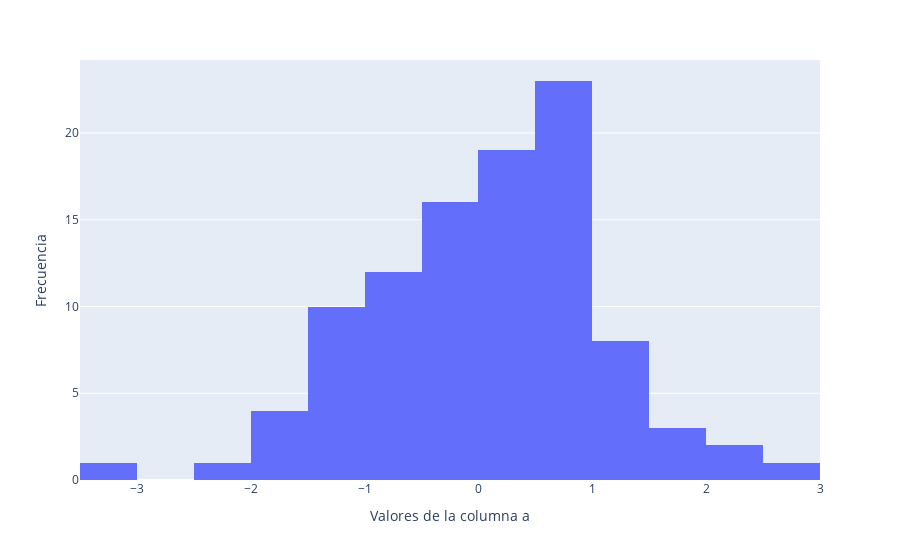
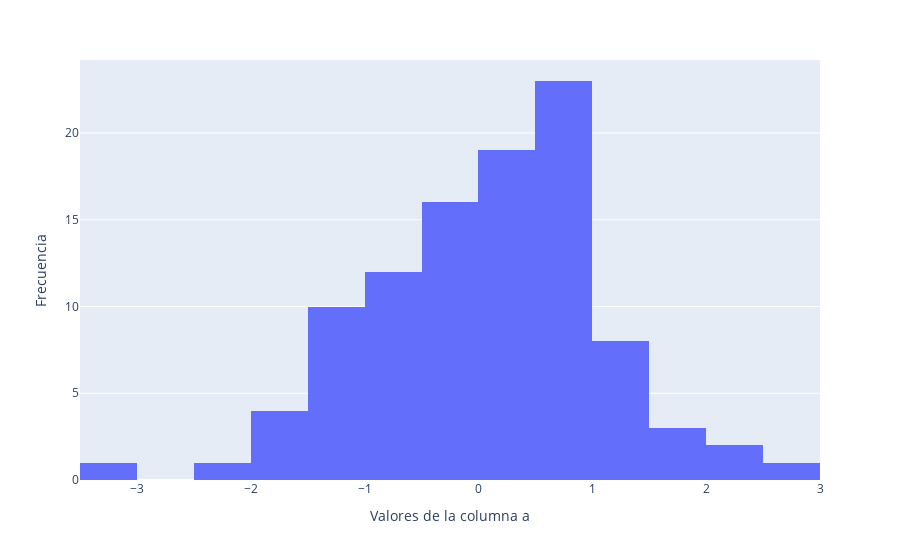

Here is the notebook cell these charts were saved with, in order:
### Code cell
fig = px.histogram(dataframe, x='a', nbins=30, labels={'a': 'Valores de la columna a'})
fig.update_layout(xaxis_title='Valores de la columna a', yaxis_title='Frecuencia')
fig.show()
fig.show()

### Figure 1 — Plotly figure (JSON) as saved in the notebook; plotly's stock layout.template omitted (floating-point values rounded to 4 significant figures)
{"data": [{"alignmentgroup": "True", "bingroup": "x", "hovertemplate": "Valores de la columna a=%{x}<br>count=%{y}<extra></extra>", "legendgroup": "", "marker": {"color": "#636efa", "pattern": {"shape": ""}}, "name": "", "nbinsx": 30, "offsetgroup": "", "orientation": "v", "showlegend": false, "type": "histogram", "x": [-1.602, 0.305, 0.9469, -1.09, -0.1293, 0.6039, 1.276, 1.399, 0.4649, -1.15, -1.38, 0.4464, -0.2446, 0.7671, -1.021, -0.7801, 0.3584, -0.1931, -2.129, 0.04071, 0.1256, 0.9138, -0.2389, -1.431, 0.2892, -0.5099, 0.1345, -0.2838, -0.5753, 0.01884, -0.7073, 0.7517, -0.1658, 0.2121, -0.07376, -0.4743, 0.5017, -1.322, -1.717, 0.721, 0.4883, 2.222, -1.062, 0.8168, -3.202, -1.139, -0.7908, 1.151, -0.1808, -0.07954, -0.4293, 1.582, -0.03191, -0.8979, 0.9476, 1.408, 1.664, -0.3435, 0.805, 0.5768, 1.466, -0.02574, -0.4365, -1.625, 0.5697, 0.9114, 0.3489, 0.3355, -0.4418, 1.378, -1.73, 0.2397, 0.5484, -0.7927, 0.8453, 0.6601, 0.8942, 0.7851, 0.319, 1.947, -1.177, 1.492, 2.946, 0.2103, 0.487, -0.8399, 0.2767, 0.6827, -1.094, -0.9132, 2.109, 0.1918, 0.8276, 0.5023, -0.5482, 0.9237, -0.6462, 0.5596, 1.397, -0.7092], "xaxis": "x", "yaxis": "y"}], "layout": {"barmode": "relative", "legend": {"tracegroupgap": 0}, "margin": {"t": 60}, "xaxis": {"anchor": "y", "domain": [0, 1], "title": {"text": "Valores de la columna a"}}, "yaxis": {"anchor": "x", "domain": [0, 1], "title": {"text": "Frecuencia"}}}}

### Figure 2 — Plotly figure (JSON) as saved in the notebook; plotly's stock layout.template omitted (floating-point values rounded to 4 significant figures)
{"data": [{"alignmentgroup": "True", "bingroup": "x", "hovertemplate": "Valores de la columna a=%{x}<br>count=%{y}<extra></extra>", "legendgroup": "", "marker": {"color": "#636efa", "pattern": {"shape": ""}}, "name": "", "nbinsx": 30, "offsetgroup": "", "orientation": "v", "showlegend": false, "type": "histogram", "x": [-1.602, 0.305, 0.9469, -1.09, -0.1293, 0.6039, 1.276, 1.399, 0.4649, -1.15, -1.38, 0.4464, -0.2446, 0.7671, -1.021, -0.7801, 0.3584, -0.1931, -2.129, 0.04071, 0.1256, 0.9138, -0.2389, -1.431, 0.2892, -0.5099, 0.1345, -0.2838, -0.5753, 0.01884, -0.7073, 0.7517, -0.1658, 0.2121, -0.07376, -0.4743, 0.5017, -1.322, -1.717, 0.721, 0.4883, 2.222, -1.062, 0.8168, -3.202, -1.139, -0.7908, 1.151, -0.1808, -0.07954, -0.4293, 1.582, -0.03191, -0.8979, 0.9476, 1.408, 1.664, -0.3435, 0.805, 0.5768, 1.466, -0.02574, -0.4365, -1.625, 0.5697, 0.9114, 0.3489, 0.3355, -0.4418, 1.378, -1.73, 0.2397, 0.5484, -0.7927, 0.8453, 0.6601, 0.8942, 0.7851, 0.319, 1.947, -1.177, 1.492, 2.946, 0.2103, 0.487, -0.8399, 0.2767, 0.6827, -1.094, -0.9132, 2.109, 0.1918, 0.8276, 0.5023, -0.5482, 0.9237, -0.6462, 0.5596, 1.397, -0.7092], "xaxis": "x", "yaxis": "y"}], "layout": {"barmode": "relative", "legend": {"tracegroupgap": 0}, "margin": {"t": 60}, "xaxis": {"anchor": "y", "domain": [0, 1], "title": {"text": "Valores de la columna a"}}, "yaxis": {"anchor": "x", "domain": [0, 1], "title": {"text": "Frecuencia"}}}}
